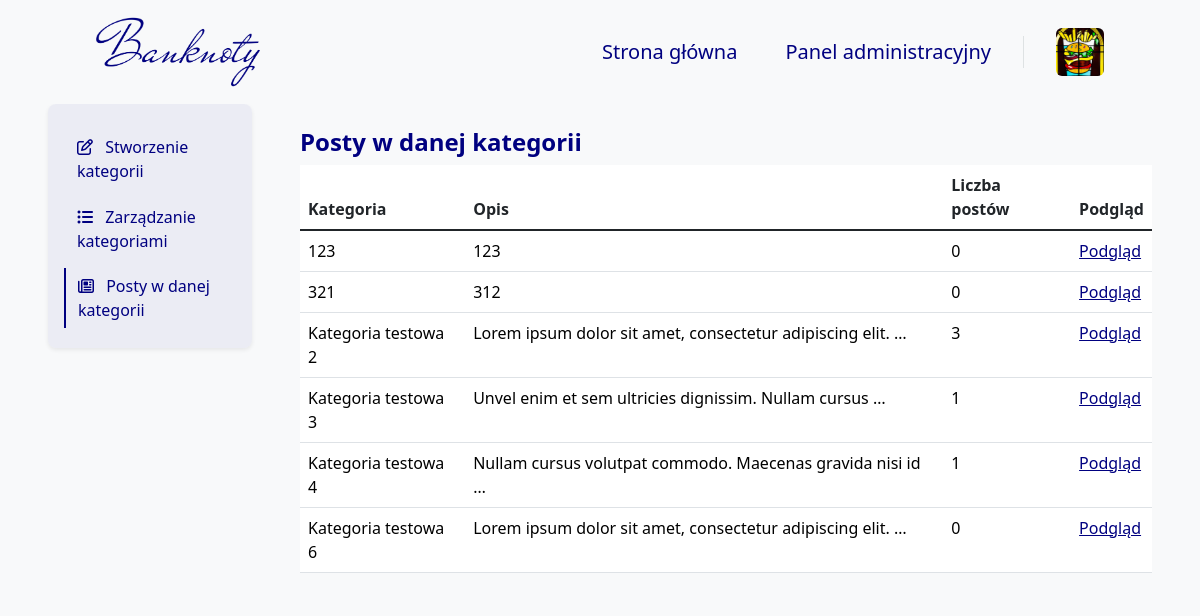
The page /category/manage/AdminPanel/posts/ (signed in) on the database its author committed.
### blog/models.py (models this page shows, shortened)
class Author(models.Model):
    user = models.OneToOneField(User, on_delete=models.CASCADE, verbose_name="Użytkownik")
    bio = models.TextField(
        validators=[validate_bio],
        verbose_name="O autorze", help_text="Krótka informacja o autorze, maksymalnie 512 znaków.")
    profile_pic = models.ImageField(
        null=False, blank=False,
        upload_to="images/profile/",
        verbose_name="Zdjęcie profilowe")
    author_quote = models.TextField(null=False,
                                    blank=False,
                                    validators=[validate_author_quote],
                                    verbose_name='Cytat autora',
                                    help_text="Krótkie motto autora, maksymalnie 128 znaków.")
    author_function = models.TextField(null=False,
                                       blank=False,
                                       validators=[validate_author_function],
                                       verbose_name='Stanowisko autora',
                                       help_text="Nazwa funkcji jaką pełni autor.")
    author_url = models.URLField(null=True, blank=True, verbose_name="URL do strony użytkowanika")
    pinterest_url = models.URLField(
        validators=[validate_pinterest],
        null=True, blank=True, verbose_name="URL do Pinteresta")
    facebook_url = models.URLField(
        validators=[validate_facebook],
        null=True, blank=True, verbose_name="URL do Facebooka")
    twitter_url = models.URLField(
        validators=[validate_twitter],
        null=True, blank=True, verbose_name="URL do Twittera")
    instagram_url = models.URLField(
        validators=[validate_instagram],
        null=True, blank=True, verbose_name="URL do Instagrama")
    def is_profile_pic(self):
        if self.profile_pic:
            return True
        else:
            return False
    is_profile_pic.boolean = True
    is_profile_pic.short_description = 'Profile picture'
    def is_author_url(self):
        if self.author_url:
            return True
        else:
            return False
    is_author_url.boolean = True
    is_author_url.short_description = 'Author page'
    def is_pinterest_url(self):
        if self.pinterest_url:
            return True
        else:
            return False
    is_pinterest_url.boolean = True
    is_pinterest_url.short_description = 'Pinterest page'
    def is_twitter_url(self):
        if self.twitter_url:
            return True
        else:
            return False
    is_twitter_url.boolean = True
    is_twitter_url.short_description = 'Twitter page'
    def is_facebook_url(self):
        if self.facebook_url:
            return True
        else:
            return False
    is_facebook_url.boolean = True
    is_facebook_url.short_description = 'Facebook page'
    def is_instagram_url(self):
        if self.instagram_url:
            return True
        else:
            return False
    is_instagram_url.boolean = True
    is_instagram_url.short_description = 'Instagram page'

class Category(models.Model):
    name = models.CharField(
        max_length=128,
        unique=True,
        blank=False,
        validators=[validate_category],
        error_messages={
            'unique': "Kategoria o tej nazwie już istnieje",
        },
        verbose_name="Kategoria"
    )
    description = models.TextField(
        max_length=512,
        blank=False,
        validators=[validate_category_description],
        verbose_name='Opis'
    )

### blog/views_admin/content/category/category_views.py (the view)
# urls.py: path('category/manage/AdminPanel/posts/', category_post_in_category_panel_admin_panel_view,
@superuser_required
def category_post_in_category_panel_admin_panel_view(request):
    category = Category.objects.all().order_by('name')
    context = get_paginated_context(request, category, 10)
    return render(
        request,
        'AdminTemplates/Content/Category/CategoryPostInCategoryAdmin.html',
        context
    )

### blog/views.py (called while the page is built)
def get_paginated_context(request, queryset, items_per_page=10):
    paginator = Paginator(queryset, items_per_page)
    page_number = request.GET.get('page')
    page_obj = paginator.get_page(page_number)
    context = {
        'page_obj': page_obj,
    }
    return context

### templates/AdminTemplates/Content/Category/CategoryPostInCategoryAdmin.html (shortened to what this page needs)
{% extends 'base.html' %}
{% block navbar %}
    {% include 'Navbar/NavbarAdmin.html' %}
{% endblock %}
{% block content %}
    <div class="container-fluid">
        <div class="row">
            <div class="col-12 col-lg-3 px-5 px-lg-5 mx-auto bg-body-tertiary">
                {% include 'AdminTemplates/Content/Category/Elements/Navigation.html' %}
            </div>
            <div class="col-12 col-lg-9 px-5 px-lg-0 pe-lg-5 pt-4 pt-lg-3 mx-auto bg-body-tertiary mt-2">
                <h4 class="mb-0 pb-2 fw-bold text-navy">
                    Posty w danej kategorii
                </h4>
                {% include 'AdminTemplates/Content/Category/Elements/Table/CategoryPost.html' %}
            </div>
        </div>
    </div>
{% endblock %}

### templates/Navbar/Elements/DropdownUserSmallScreen.html
<a class="ms-4 nav-user" role="button" data-bs-toggle="dropdown" data-bs-auto-close="outside"
   aria-expanded="false">
    {% if user.author %}
        <img class="card-photo rounded nav-user-img" src="{{ user.author.profile_pic.url }}" alt="">
    {% else %}
        <img class="card-photo rounded nav-user-img" src="{{ user.user.profile_pic.url }}" alt="">
    {% endif %}
</a>

### templates/AdminTemplates/Content/Category/Elements/Table/CategoryPost.html
<table class="table table-hover">
    <thead>
    <tr>
        <th scope="col">Kategoria</th>
        <th scope="col">Opis</th>
        <th scope="col">Liczba postów</th>
        <th scope="col">Podgląd</th>
    </tr>
    </thead>
    <tbody class="table-group-divider">
    {% for category in page_obj %}
        <tr>
            <td>
                <a class="admin_panel_link"
                   href="{% url 'category_post_in_category_panel_detail_admin_panel' category.pk %}">
                    {{ category.name|truncatewords:6 }}
                </a>
            </td>
            <td>
                <a class="admin_panel_link"
                   href="{% url 'category_post_in_category_panel_detail_admin_panel' category.pk %}">
                    {{ category.description|truncatewords:8 }}
                </a>
            </td>
            <td>
                <a class="admin_panel_link"
                   href="{% url 'category_post_in_category_panel_detail_admin_panel' category.pk %}">
                    {{ category.blog_set.count }}
                </a>
            </td>
            <td>
                <a class="admin_panel_edit_link"
                   href="{% url 'category_post_in_category_panel_detail_admin_panel' category.pk %}">
                    Podgląd
                </a>
            </td>
        </tr>
    {% endfor %}
    </tbody>
</table>

### blog/static/css/style.css (style rules this page uses)
.card-photo { aspect-ratio: 1/1 !important; width: 100%; max-height: 400px; object-fit: cover; object-position: center; }
::placeholder { color: navy !important; opacity: 1; }
.admin_panel_link:link { text-decoration: none !important; color: black; }
.admin_panel_edit_link { color: navy; }

### blog/static/css/Authors.css (style rules this page uses)
.text-navy { color: navy; }

### blog/static/css/Author.css (style rules this page uses)
.text-navy { color: navy; }

### blog/static/css/Navbar.css (style rules this page uses)
.nav-user { line-height: 32px; }
.nav-user-img { height: 48px; width: 48px; }

### rows shown on the page
Category: name "123", description "123", blog_set.count "0"
Category: name "321", description "312", blog_set.count "0"
Category: name "Kategoria testowa 2", description "Lorem ipsum dolor sit amet, consectetur adipiscing elit. …", blog_set.count "3"
Category: name "Kategoria testowa 3", description "Unvel enim et sem ultricies dignissim. Nullam cursus …", blog_set.count "1"
Category: name "Kategoria testowa 4", description "Nullam cursus volutpat commodo. Maecenas gravida nisi id …", blog_set.count "1"
Category: name "Kategoria testowa 6", description "Lorem ipsum dolor sit amet, consectetur adipiscing elit. …", blog_set.count "0"
